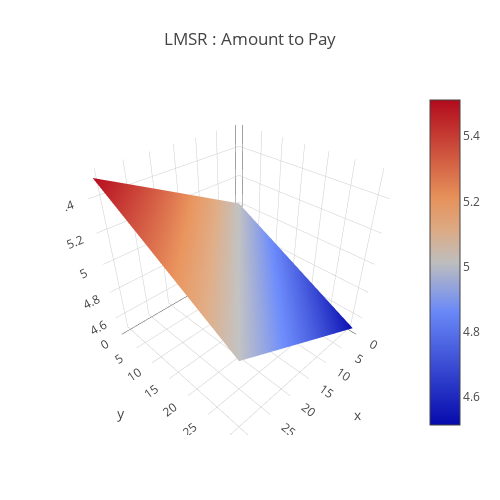

Notebook code for this chart:
### Code cell
b = 1000
data = [
    go.Surface(
        z=LMSR(x + buy_amount_x, y, b)  - LMSR(x, y, b)
    )
]
layout = go.Layout(
    title='LMSR : Amount to Pay',
    autosize=False,
    width=500,
    height=500,
    margin=dict(
        l=65,
        r=50,
        b=65,
        t=90
    )
)
fig = go.Figure(data=data, layout=layout)
URL = plotly.offline.iplot(fig, filename='Costfunction-3d-surface.html')

### Figure 1 — Plotly figure (JSON) as saved in the notebook; plotly's stock layout.template omitted (floating-point values rounded to 4 significant figures; data arrays with more than 128 entries replaced by an {"elided": "..."} marker saying what was removed)
{"data": [{"type": "surface", "uid": "a93bdc0f-d6b9-42ae-a0c4-9520cd877a54", "z": {"elided": "32x32 float values"}}], "layout": {"autosize": false, "height": 500, "margin": {"b": 65, "l": 65, "r": 50, "t": 90}, "title": {"text": "LMSR : Amount to Pay"}, "width": 500}}
